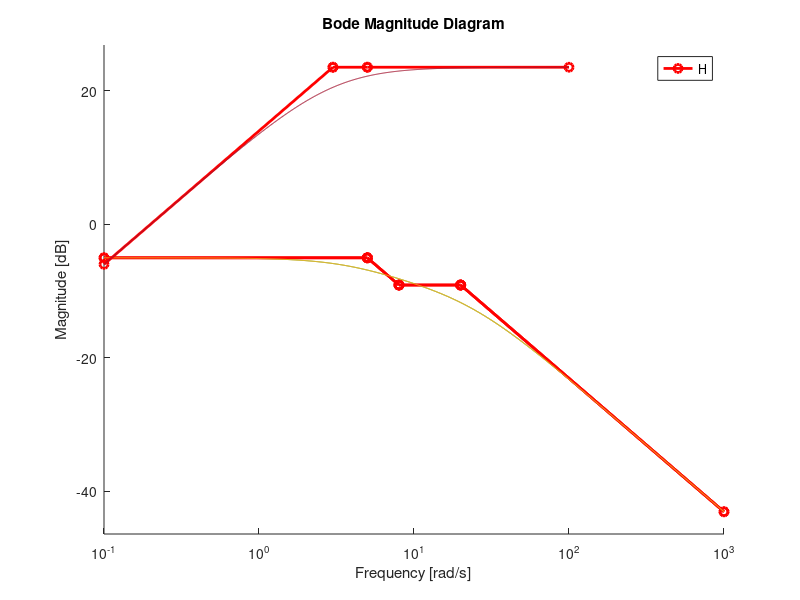

The MATLAB source for this figure:
%% Approximate by asymptotes the mmagnitude characteristic (similar to last week)

% H(s)=7(s+8)/(s+5)(s+20)
clc
close all
clear

k = 7*8/5/20;

kdB = 20*log10(k);

w = [0.1, 5, 8, 20, 1000];
s = [0, -20, 0, -20];

hold on
semilogx([0.1, 5], [kdB, kdB], '-o', 'LineWidth', 2, 'Color', 'r');
semilogx([5, 8], [kdB, kdB + (-20)*log10(8/5)], '-o', 'LineWidth', 2, 'Color', 'r');
semilogx([8, 20], [kdB + (-20)*log10(8/5), kdB + (-20)*log10(8/5)], '-o', 'LineWidth', 2, 'Color', 'r');
semilogx([20, 1000], [kdB + (-20)*log10(8/5), kdB + (-20)*log10(8/5) + (-20)*log10(1000/20)], '-o', 'LineWidth', 2, 'Color', 'r');

H = zpk([-8], [-5, -20], 7)
bodemag(H); grid; shg; hold;

%% function
close all

k = 7*8/5/20;
w = [0.1, 5, 8, 20, 1000];
s = [0, -20, 0, -20];
kdb = 20*log10(k);

hold
for i = 1:length(w)-1
    kdbdiff = s(i)*log10(w(i+1)/w(i));
    semilogx([w(i), w(i+1)], [kdb, kdb + kdbdiff], '-o', 'LineWidth', 2, 'Color', 'r');
    kdb = kdb + kdbdiff;
end

H = zpk([-8], [-5, -20], 7)
bodemag(H); grid; shg; hold;

%% function
% H(s)=15s/(s+3)

k = 15/3; % Calculate the gain for the new transfer function
kdb = -20 + 20*log10(k);
w = [0.1, 3, 15/3 100];
s = [20, 0, 0];

hold

for i = 1:length(w)-1
    kdbdiff = s(i)*log10(w(i+1)/w(i));
    semilogx([w(i), w(i+1)], [kdb, kdb + kdbdiff], '-o', 'LineWidth', 2, 'Color', 'r');
    kdb = kdb + kdbdiff;
end

H = zpk([0], [-3], 15);
bodemag(H); grid; shg; hold;
